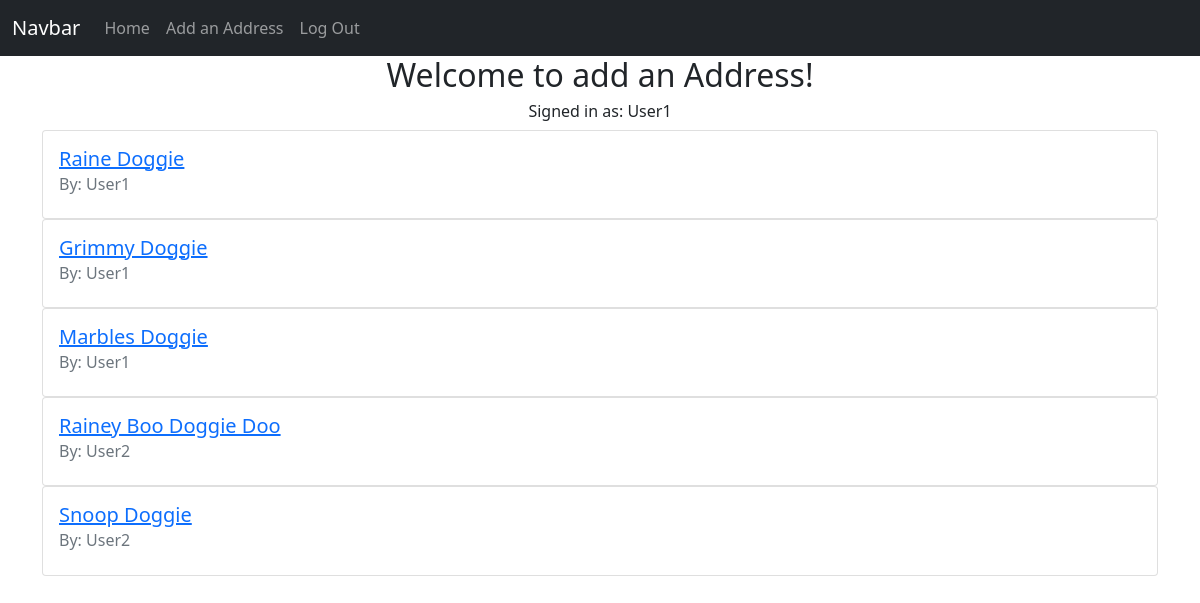
Screenshot of / (signed in) with the database file from the repository.
### app/models.py (models this page shows, shortened)
class User(db.Model, UserMixin):
    id = db.Column(db.Integer, primary_key=True)
    email = db.Column(db.String(50), nullable=False, unique=True)
    username = db.Column(db.String(50), nullable=False, unique=True)
    password = db.Column(db.String(256), nullable=False)
    date_created = db.Column(db.DateTime, nullable=False, default=datetime.utcnow)
    addresses = db.relationship('Address', backref='author',lazy='dynamic')

class Address(db.Model):
    id = db.Column(db.Integer, primary_key=True)
    name = db.Column(db.String(100), nullable=False)
    streetaddress = db.Column(db.String(300), nullable=False)
    city = db.Column(db.String(100), nullable=False)
    state = db.Column(db.String(100), nullable=False)
    zipcode = db.Column(db.String(100), nullable=False)
    country = db.Column(db.String(100), nullable=False)
    date_created = db.Column(db.DateTime, nullable=False, default=datetime.utcnow)
    user_id =db.Column(db.Integer, db.ForeignKey('user.id')) # SQL equivalent = FOREIGN KEY(user_id) REFERENCES user(id)

### app/routes.py (the view)
@app.route('/')
def index():
    addresses = Address.query.all()
    return render_template('index.html', addresses=addresses)

### app/models.py (called while the page is built)
@login.user_loader
def load_user(user_id):
    return User.query.get(user_id)

### app/templates/index.html (shortened to what this page needs)
{% extends 'base.html' %}
{% block content %}
<h2 class="text-center">Welcome to add an Address!</h2>
{% if current_user.is_authenticated %}
    <h6 class="text-center">Signed in as: {{ current_user.username }}</h6>
    {% for address in addresses %}
        <div class="card">
            <div class="card-body">
                <a href="{{ url_for('view_address', address_id=address.id) }}">
                    <h5 class="card-title">{{address.name}}</h5>
                </a>
                <h6 class="card-subtitle mb-2 text-muted">By: {{ address.author.username }}</h6>
            </div>
        </div>
    {% endfor %}
{% else %}
    <h4 class="text-center">Please Sign Up or Log In to view address book</h4>
{% endif %}
{% endblock content %}

### app/templates/base.html (shortened to what this page needs)
<!DOCTYPE html>
<html lang="en">
    <head>
        <link rel="stylesheet" href="https://cdnjs.cloudflare.com/ajax/libs/twitter-bootstrap/5.1.0/css/bootstrap.min.css">
        <link rel="stylesheet" href="https://cdnjs.cloudflare.com/ajax/libs/font-awesome/5.15.4/css/all.min.css">
    </head>
    <body>
        <nav class="navbar navbar-expand-lg navbar-dark bg-dark">
            <div class="container-fluid">
                <a class="navbar-brand" href="#">Navbar</a>
                <div class="collapse navbar-collapse" id="navbarNavAltMarkup">
                <div class="navbar-nav">
                    <a class="nav-link" href="{{url_for('index')}}">Home</a>
                    {% if current_user.is_authenticated %}
                        <a class="nav-link" href="{{url_for('create')}}">Add an Address</a>
                        <a class="nav-link" href="{{url_for('logout')}}">Log Out</a>
                    {% else %}
                        <a class="nav-link" href="{{url_for('signup')}}">Sign Up</a>
                        <a class="nav-link" href="{{url_for('login')}}">Log In</a>
                    {% endif %}
                </div>
                </div>
            </div>
        </nav>
        <div class="container">
            {% block content %}
            {% endblock content %}
        </div>
    </body>
</html>

### rows the page displays
User: username "User1"
Address: name "Raine Doggie", author.username "User1"
Address: name "Grimmy Doggie", author.username "User1"
Address: name "Marbles Doggie", author.username "User1"
Address: name "Rainey Boo Doggie Doo", author.username "User2"
Address: name "Snoop Doggie", author.username "User2"
